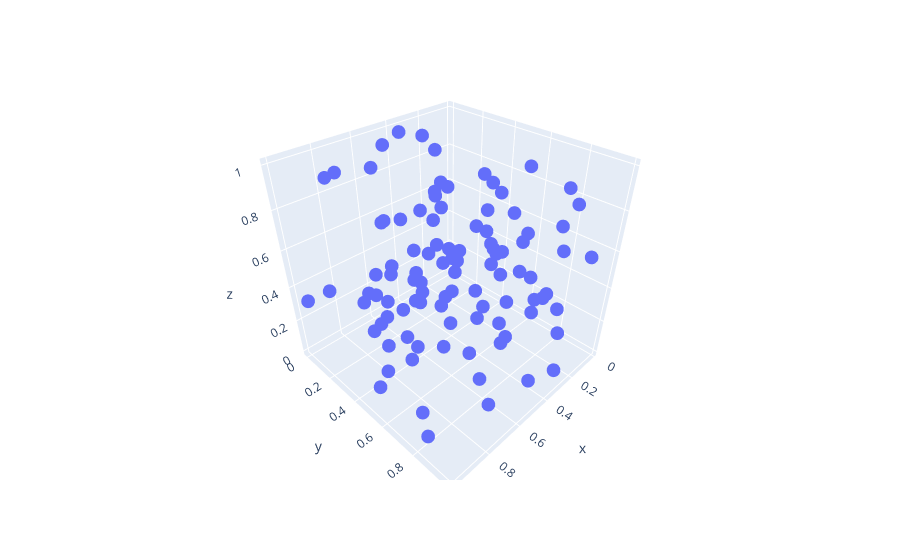

Notebook code for this chart:
### Markdown cell above
3D Plots

### Code cell
import pandas as pd
import numpy as np
import cufflinks as cf
import plotly.express as px

# Create a random dataset

 # For reproducibility
df = pd.DataFrame({
    'x': np.random.rand(100),
    'y': np.random.rand(100),
    'z': np.random.rand(100)
})

# Create a 3D scatter plot
fig = px.scatter_3d(df, x='x', y='y', z='z')
fig.show()
